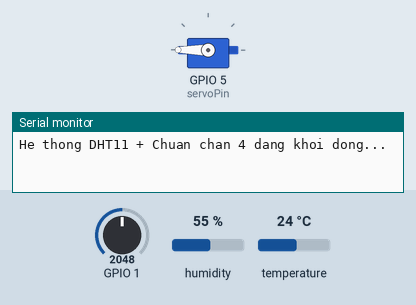
Simulated run of this sketch. Board: ESP32-S3. Parts: servo, the last lines printed to the serial monitor. Inputs (shaded band) come from the test bench; at power-on: humidity 55 %, GPIO 1 = 2048, temperature 24 °C.

Above: at 2.2 s.
2.3 s: humidity set to 58 %
16.3 s: humidity set to 61 %
At 20.6 s:
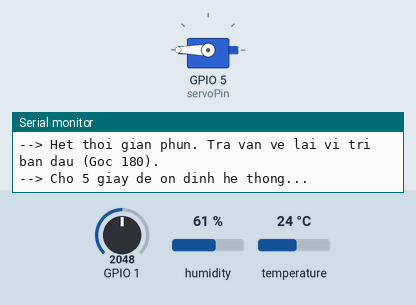
30.3 s: humidity set to 22 %
At 32.4 s:
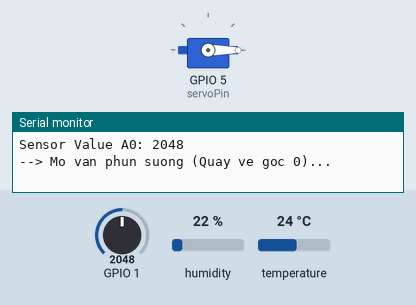
44.3 s: humidity set to 68 %
At 49.1 s:
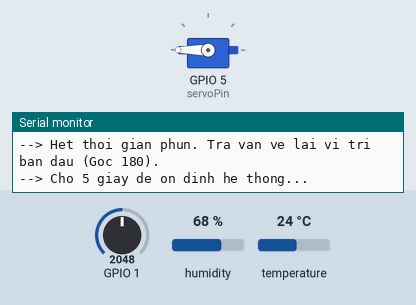
Timing chart, 0 to 50.6 s (numbered marks = the images above; inputs shaded):
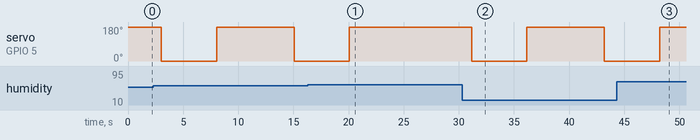

Measured:
- after the input at 16.3 s, servo on GPIO 5 (servoPin): goes on until 20.1 s, then stays 180°
- after the input at 30.3 s, servo on GPIO 5 (servoPin): 180° → 0° after 0.86 s, → 180° 5.0 s later, → 0° 7.0 s later
- after the input at 44.3 s, servo on GPIO 5 (servoPin): goes on until 48.2 s, then stays 180°

The sketch:

iot_project.ino
```cpp
#include "DHT.h"
#include <ESP32Servo.h>
#include <Fuzzy.h>

#define DHTPIN 4
#define DHTTYPE DHT11
DHT dht(DHTPIN, DHTTYPE);

static const int servoPin = 5;
Servo servo1;

Fuzzy *fuzzy = new Fuzzy();

void setupFuzzy() {
  FuzzyInput *temp = new FuzzyInput(1);
  FuzzySet *cool = new FuzzySet(0, 0, 20, 25);
  FuzzySet *warm = new FuzzySet(22, 26, 28, 32);
  FuzzySet *hot = new FuzzySet(30, 35, 50, 50);
  temp->addFuzzySet(cool); temp->addFuzzySet(warm); temp->addFuzzySet(hot);
  fuzzy->addFuzzyInput(temp);

  FuzzyOutput *duration = new FuzzyOutput(2);
  FuzzySet *short_m = new FuzzySet(5, 10, 20, 30);
  FuzzySet *medium_m = new FuzzySet(25, 40, 60, 90);
  FuzzySet *long_m = new FuzzySet(80, 120, 180, 180);
  duration->addFuzzySet(short_m); duration->addFuzzySet(medium_m); duration->addFuzzySet(long_m);
  fuzzy->addFuzzyOutput(duration);

  FuzzyRuleAntecedent *ifTempHot = new FuzzyRuleAntecedent();
  ifTempHot->joinSingle(hot);
  FuzzyRuleConsequent *thenLongMist = new FuzzyRuleConsequent();
  thenLongMist->addOutput(long_m);
  FuzzyRule *fuzzyRule1 = new FuzzyRule(1, ifTempHot, thenLongMist);
  fuzzy->addFuzzyRule(fuzzyRule1);
}

void setup() {
  Serial.begin(115200);
  Serial.println(F("He thong DHT11 + Chuan chan 4 dang khoi dong..."));

  // Cấu hình Servo thực tế cho ESP32-S3
  ESP32PWM::allocateTimer(0);
  servo1.setPeriodHertz(50);
  servo1.attach(servoPin, 500, 2400);

  // --- KHỞI ĐỘNG: ÉP SERVO VỀ VỊ TRÍ BAN ĐẦU LÀ 180 ĐỘ ---
  servo1.write(180);
  delay(1000);              // Chờ 1 giây để MG996R chắc chắn xoay về góc 180 cố định trước khi chạy

  dht.begin();
  setupFuzzy();
}

void loop() {
  delay(2000); // Chờ 2 giây đọc cảm biến theo tiêu chuẩn DHT11

  float h = dht.readHumidity();
  float t = dht.readTemperature();

  if (isnan(h) || isnan(t)) {
    Serial.println(F("Loi phan cung: Khong doc duoc DHT11! Kiem tra lai day nguon/tin hieu."));
    return;
  }

  Serial.print(F("Do am: ")); Serial.print(h);
  Serial.print(F("% | Nhiet do: ")); Serial.print(t); Serial.println(F("°C"));

  // Tính toán logic mờ
  fuzzy->setInput(1, t);
  fuzzy->fuzzify();
  float output_duration = fuzzy->defuzzify(2);

  if (output_duration < 5.0) {
    output_duration = 5.0;
  }

  Serial.print(F("-> Thoi gian phun thuc te tinh tu Fuzzy: ")); Serial.print(output_duration); Serial.println(F(" giay."));

  int sensorValue = analogRead(A0);
  Serial.print("Sensor Value A0: ");
  Serial.println(sensorValue);

  // KIỂM TRA ĐIỀU KIỆN ĐỘ ẨM ĐỂ ĐIỀU KHIỂN VAN (SERVO)
  if (h < 60.0) {
    Serial.println(F("--> Mo van phun suong (Quay ve goc 0)..."));
    servo1.write(0); // Quay về 0 độ để mở van

    // Đếm thời gian mở van theo kết quả tính toán từ Logic Mờ
    unsigned long thoi_gian_cho = output_duration * 1000;
    delay(thoi_gian_cho);

    Serial.println(F("--> Het thoi gian phun. Tra van ve lai vi tri ban dau (Goc 180)."));
    servo1.write(180);  // Quay ngược lại 180 độ để đóng van

    Serial.println(F("--> Cho 5 giay de on dinh he thong..."));
    delay(5000);
  } else {
    Serial.println(F("--> Du am. Giu nguyen vi tri ban dau (Góc 180)."));
    servo1.write(180); // Nếu đủ ẩm thì giữ nguyên ở 180 độ
  }
}
```
